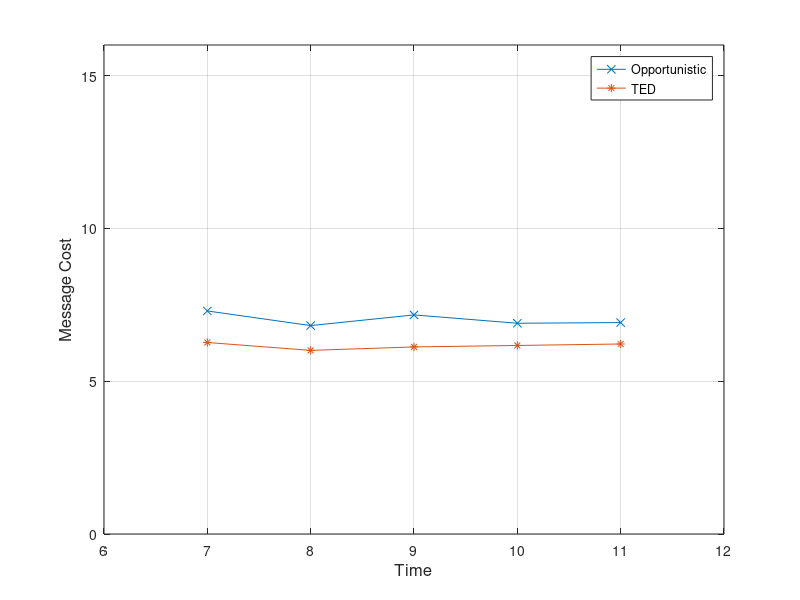

Write the MATLAB code that produced this figure.
x=[7 8 9 10 11]
y=[7.2981 6.8199 7.1688 6.8956 6.9182]
y1=[6.2664 6.0081 6.1214 6.169 6.2172]
plot(x, y, '-x', x, y1, '-*')
axis([6 12 0 16])
xlabel('Time', 'fontsize',12)
ylabel('Message Cost','fontsize',12)
legend('Opportunistic', 'TED')
grid on
%set(h, 'Box', 'on')
